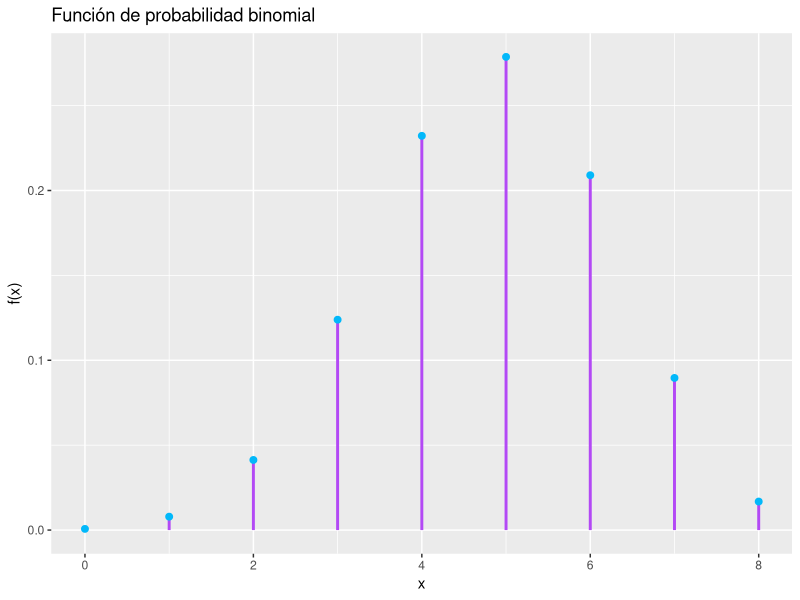
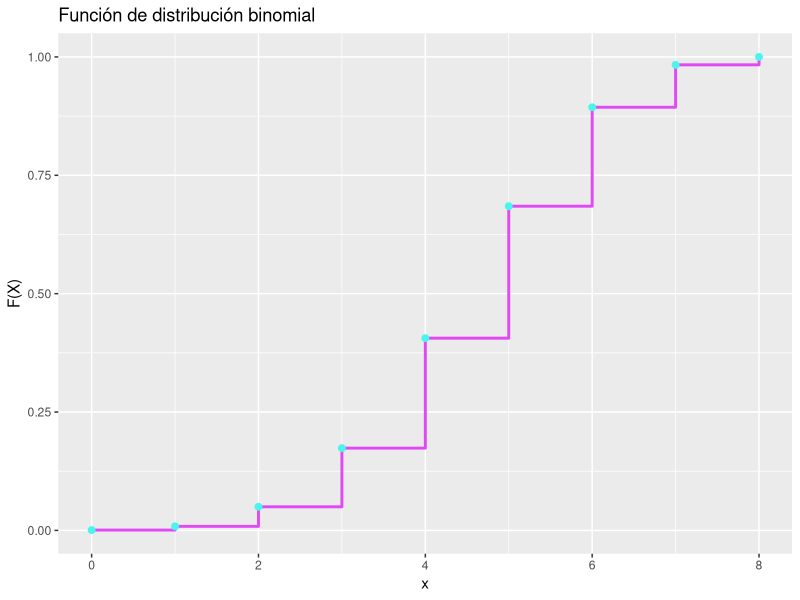
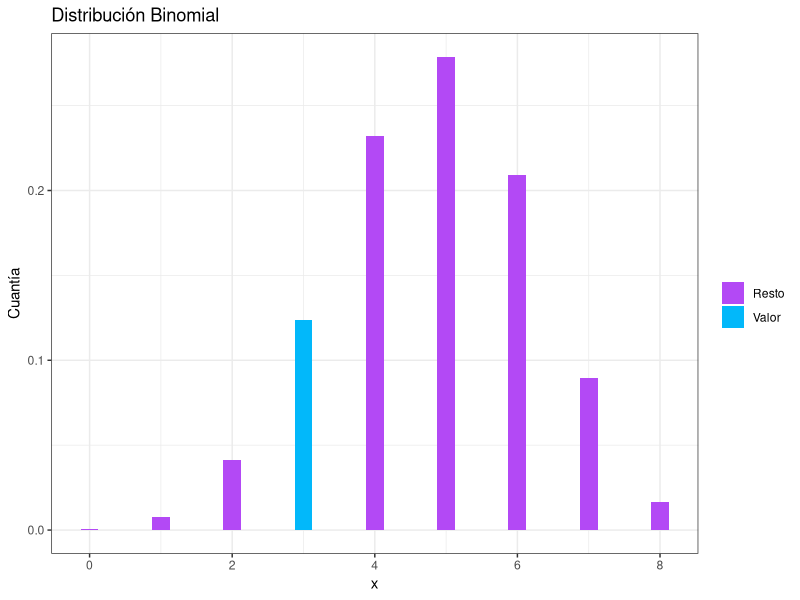

Write R code to recreate these figures, in order.
## ---- chunk 1
ipak <- function(pkg){

  options(repos = c(CRAN="https://cloud.r-project.org"))

  new.pkg <- pkg[!(pkg %in% rownames(installed.packages()))]

  if(length(new.pkg)) install.packages(new.pkg, dependencies = TRUE)

  invisible(lapply(pkg, function(p)
    suppressPackageStartupMessages(library(p, character.only = TRUE))
  ))
}

packages <- c("tidyverse","kableExtra")

ipak(packages)
## ---- chunk 2
n <- 8
p <- 0.60
x <- 0:n
fx <- round(dbinom(x, n, p),4)
Fx <- round(cumsum(fx),4)
df = data.frame(x, fx, Fx)
Form.Basic <- c("striped", "bordered", "hover", "condensed", "responsive")
kable(df, align = "c") %>% 
  kable_styling("striped", full_width = F) %>%
  column_spec(1, bold = T) %>%
  row_spec(0:9, bold = T, color = "#0d0d0d", background = "#eecafc")
## ---- chunk 3
df_1 <- data.frame(x = x, fx = fx, xend = x, fxend = 0)

ggplot(df_1, aes(x = x, y = fx)) +
  geom_segment(aes(xend = xend, yend = fxend), color = "#b349f5", size = 1) +
  geom_point(color = "#02b8fa", size = 2) +
  labs(title = "Función de probabilidad binomial",
       x = "x",
       y = "f(x)")
## ---- chunk 4
df_2 <- data.frame(x = x, Fx = Fx)

ggplot(df_2, aes(x = x, y = Fx)) +
  geom_step(color = "#e149f5", size = 1) +
  geom_point(color = "#49f5ec", size = 2) +
  labs(title = "Función de distribución binomial",
       x = "x",
       y = "F(X)")
## ---- chunk 5
P_X3 <- round(dbinom(3,n,p),4)
cat("P(X = 3) =", P_X3, "\n")
## ---- chunk 6
rango = 0:n
df_3 = data.frame(x = rango, y = dbinom(rango, size=n, prob=p))
ggplot(df_3, aes(x = x, y = y, fill=factor(ifelse(x==3,"Valor","Resto")))) +
geom_bar(stat = "identity",width = 0.25) + xlab("x") + ylab("Cuantía") +
ggtitle("Distribución Binomial") +
scale_fill_manual(name = "", values=c("#b349f5","#02b8fa")) + theme_bw()
## ---- chunk 7
n <- 15
p <- 0.25
x <- 0:n
fx <- round(dbinom(x, n, p),4)
Fx <- round(cumsum(fx),4)
df = data.frame(x, fx, Fx)
Form.Basic <- c("striped", "bordered", "hover", "condensed", "responsive")
kable(df, align = "c") %>% 
  kable_styling("striped", full_width = F) %>%
  column_spec(1, bold = T) %>%
  row_spec(0:16, bold = T, color = "#0d0d0d", background = "#93d1f5")
